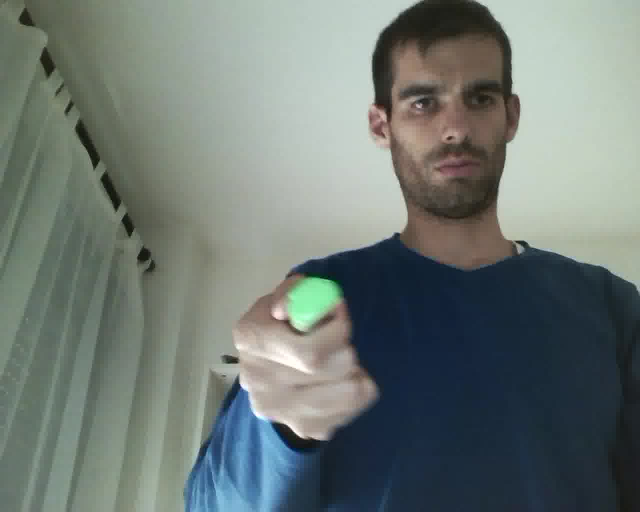
#> input picture Bonus/exemple.jpg, 1280 x 1024 px (shown at 1/2 size)
$ python find_hsv.py --file exemple.jpg
#> lines starting #> are read from the running program, lines starting #| are printed output that depends on the picture; after the words box and inside, x2 and y2 are one past the last pixel; in counts of white or black regions, pixels touching at a corner belong together
#!/usr/bin/python3
# Importing python3 from local, just use "python3 <binary>" if is not the same location

# /
# ** Luis ROSARIO, 2021
# ** Exercise Bonus Software
# ** File description:
# ** Finding good hsv from image
# ** https://github.com/Luisrosario2604
# */

# Imports
import cv2
import numpy as np
import argparse
import os

# Global variables

# Function declarations


# A required callback method that goes into the trackbar function.
def nothing(x):
    pass


def get_arguments():
    ap = argparse.ArgumentParser()

    ap.add_argument("-f", "--file", required=True, help="File location (webcam for webcam)")
    ap.add_argument("-n", "--min_values", required=False, help="Min HSV values", nargs='+')
    ap.add_argument("-x", "--max_values", required=False, help="Max HSV values", nargs='+')

    args = vars(ap.parse_args())

    file = args["file"]
    min_values = args["min_values"]
    max_values = args["max_values"]

    return file, min_values, max_values


def main():

    file, min_values, max_values = get_arguments()

    cap = cv2.VideoCapture(0)
    cap.set(3, 1280)
    cap.set(4, 720)

    cv2.namedWindow("Trackbars")

    cv2.createTrackbar("L - H", "Trackbars", 0, 179, nothing)
#> slider 'L - H' is set to 35
    cv2.createTrackbar("L - S", "Trackbars", 0, 255, nothing)
#> slider 'L - S' is set to 51
    cv2.createTrackbar("L - V", "Trackbars", 0, 255, nothing)
#> slider 'L - V' is set to 51
    cv2.createTrackbar("U - H", "Trackbars", 179, 179, nothing)
    cv2.createTrackbar("U - S", "Trackbars", 255, 255, nothing)
    cv2.createTrackbar("U - V", "Trackbars", 255, 255, nothing)

    while True:
        if file != 'webcam':
            frame = cv2.imread(file)
#> frame is the input picture: shape (1024, 1280, 3); mean B, G, R 116.2, 120.7, 110.7
        else:
            ret, frame = cap.read()
            if not ret:
                break
            # Flip the frame horizontally (Not required)
            frame = cv2.flip(frame, 1)

        hsv = cv2.cvtColor(frame, cv2.COLOR_BGR2HSV)
#> hsv: shape (1024, 1280, 3); mean H, S, V 64.6, 58.3, 127.1

        l_h = cv2.getTrackbarPos("L - H", "Trackbars")
        l_s = cv2.getTrackbarPos("L - S", "Trackbars")
        l_v = cv2.getTrackbarPos("L - V", "Trackbars")
        u_h = cv2.getTrackbarPos("U - H", "Trackbars")
        u_s = cv2.getTrackbarPos("U - S", "Trackbars")
        u_v = cv2.getTrackbarPos("U - V", "Trackbars")

        lower_range = np.array([l_h, l_s, l_v])
        upper_range = np.array([u_h, u_s, u_v])

        # Filter the image and get the binary mask, where white represents your target color
        mask = cv2.inRange(hsv, lower_range, upper_range)
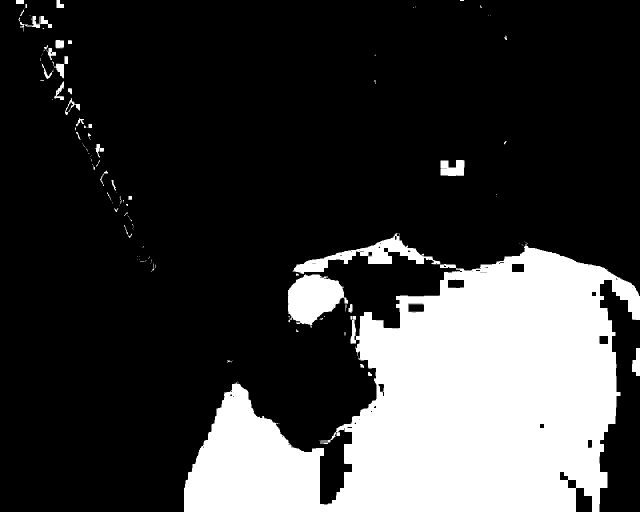
#> mask: shape (1024, 1280) (shown at 1/2 size); 23.2% white; 133 white regions (93 under 20 px), largest, box (x1, y1, x2, y2) and area: (368, 487, 1280, 1024) 283821, (576, 549, 696, 655) 8167, (585, 466, 881, 548) 6272

        # You can also visualize the real part of the target color
        res = cv2.bitwise_and(frame, frame, mask=mask)
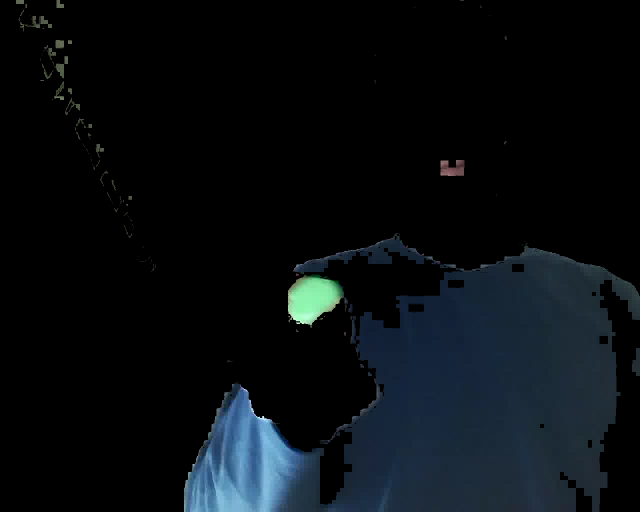
#> res: shape (1024, 1280, 3) (shown at 1/2 size); mean B, G, R 17.2, 13.5, 8.7

        # Converting the binary mask to 3 channel image, this is just so we can stack it with the others
        mask_3 = cv2.cvtColor(mask, cv2.COLOR_GRAY2BGR)

        # stack the mask, orginal frame and the filtered result
        stacked = np.hstack((mask_3, frame, res))
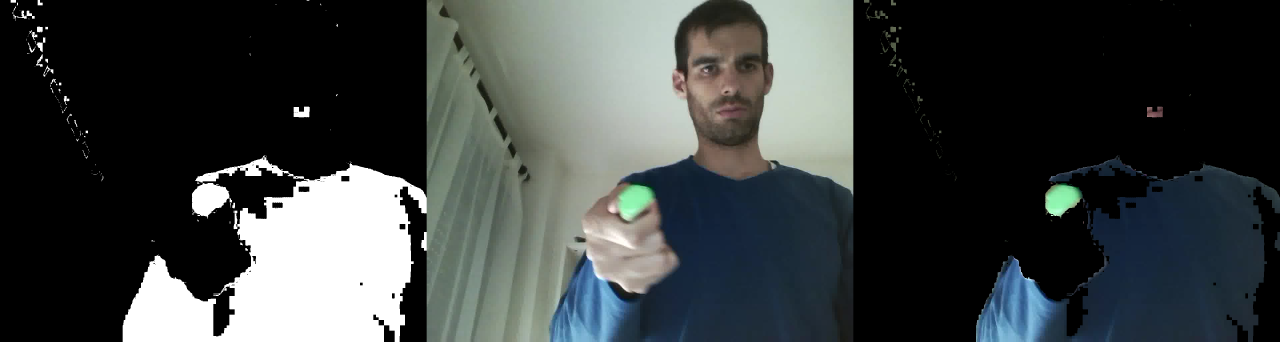
#> stacked: shape (1024, 3840, 3) (shown at 1/3 size); mean B, G, R 64.2, 64.4, 59.5

        # Show this stacked frame at 40% of the size.
        cv2.imshow('Trackbars', cv2.resize(stacked, None, fx=0.4, fy=0.4))
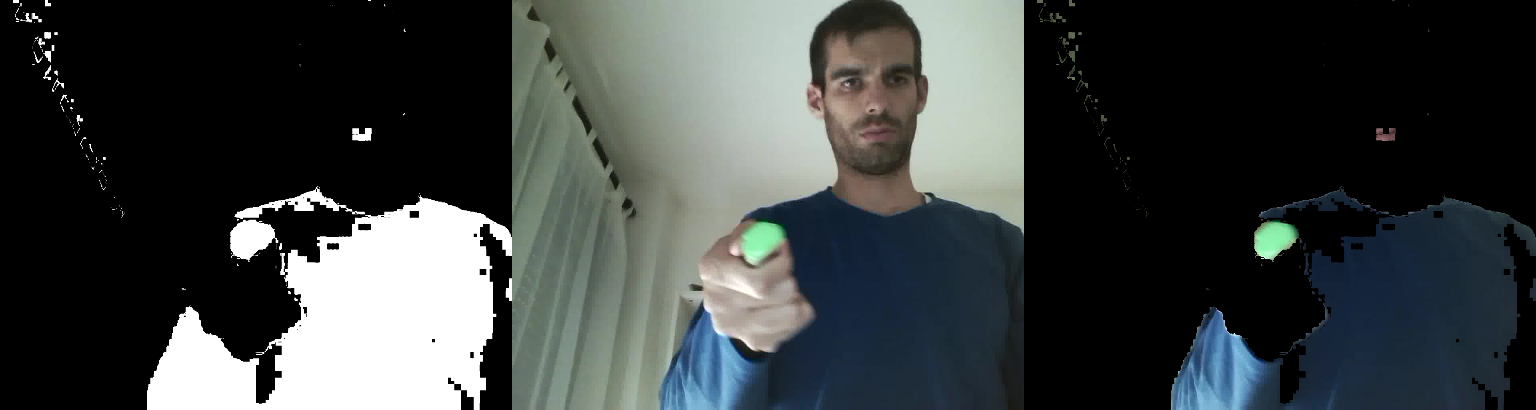
#> window 'Trackbars': shape (410, 1536, 3); mean B, G, R 64.2, 64.5, 59.6

        # If the user presses ESC then exit the program
        key = cv2.waitKey(1)
#> (key q is pressed here)
        if key == 27:
            break

        # If the user presses `s` then print this array.
        if key == ord('s'):

            thearray = [[l_h, l_s, l_v], [u_h, u_s, u_v]]
            print(thearray)

            # Also save this array as penval.npy
            np.save('hsv_value', thearray)
            break

        if key == ord('q'):
            break

    cap.release()
    cv2.destroyAllWindows()


# Main body
if __name__ == '__main__':
    main()
